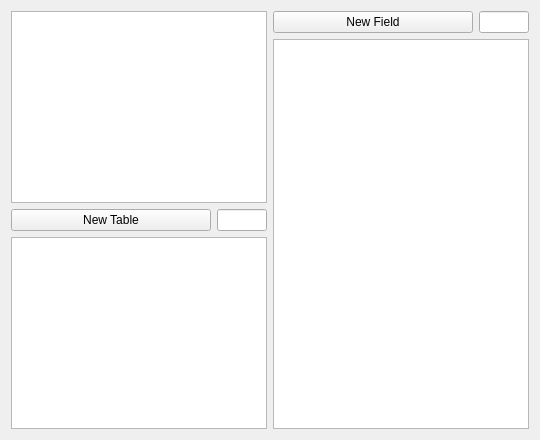
         <widget class="QWidget" name="tab_8">
          <attribute name="title">
           <string>Tables</string>
          </attribute>
          <layout class="QHBoxLayout" name="horizontalLayout_16">
           <item>
            <layout class="QVBoxLayout" name="verticalLayout_9">
             <item>
              <widget class="QListView" name="lstTSessions"/>
             </item>
             <item>
              <layout class="QHBoxLayout" name="horizontalLayout_20">
               <property name="topMargin">
                <number>0</number>
               </property>
               <item>
                <widget class="QPushButton" name="pushButton_10">
                 <property name="text">
                  <string>New Table</string>
                 </property>
                </widget>
               </item>
               <item>
                <widget class="QLineEdit" name="txtWidgetID_4">
                 <property name="maximumSize">
                  <size>
                   <width>50</width>
                   <height>16777215</height>
                  </size>
                 </property>
                </widget>
               </item>
              </layout>
             </item>
             <item>
              <widget class="QTableView" name="tblTTable"/>
             </item>
            </layout>
           </item>
           <item>
            <layout class="QVBoxLayout" name="verticalLayout_10">
             <item>
              <layout class="QHBoxLayout" name="horizontalLayout_19">
               <property name="topMargin">
                <number>0</number>
               </property>
               <item>
                <widget class="QPushButton" name="pushButton_11">
                 <property name="text">
                  <string>New Field</string>
                 </property>
                </widget>
               </item>
               <item>
                <widget class="QLineEdit" name="txtWidgetID_3">
                 <property name="maximumSize">
                  <size>
                   <width>50</width>
                   <height>16777215</height>
                  </size>
                 </property>
                </widget>
               </item>
              </layout>
             </item>
             <item>
              <widget class="QTableView" name="tblTFields"/>
             </item>
            </layout>
           </item>
          </layout>
         </widget>
